Frame 1 (no input): blank canvas, image omitted
Frame 60 (the mouse pressed at the canvas centre just before this capture): blank canvas, image omitted
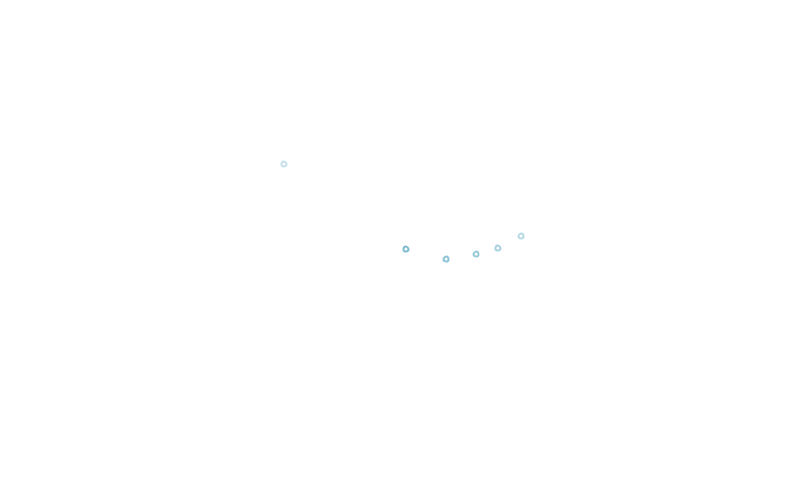
Frame 120 (the mouse held since frame 60 and released just before this capture)

The Processing sketch whose frames 1 and 60 were blank and that drew this single picture after the mouse press (run headless with seeded random() and noise(); from frame 60 on, the mouse is pressed at the canvas centre):

// Processing sketch: agents
// ── agents.pde
import java.util.Iterator;

Vehicle v;
FlowField f;
ParticleSystem ps;
PVector gravity;
int timer = 0;

void setup()
{
 size(800,500);
 colorMode(HSB, 360, 100, 100, 300);
 f = new FlowField();
 ps = new ParticleSystem(new PVector(width / 2 , height / 2));
 gravity = new PVector(0, 0.8);
}

void draw()
{
 background(360);
 if (timer % 20 == 0)
 {
   ps.addParticle();
   timer = 0;
 }
 //f.display();
 ps.applyForce(f);
 ps.applyForce(gravity);
 ps.run();
 f.update();
 timer++;
}
// ── FlowField.pde
class FlowField
{
 PVector[][] field;
 int cols, rows;
 int resolution;
 float xo, yo;
 float r;
 
 FlowField()
 {
   resolution = 30;
   cols = width / resolution;
   rows = height / resolution;
   field = new PVector[cols][rows];
   xo = yo = 4;
   r = 3;
   initializeNoise(xo, yo);
 }
 
 void initializeNoise(float xoff, float yoff)
 {
   for (int i = 0; i < rows; i++)
   {
     for (int j = 0; j < cols; j++)
     {
       float theta = map(noise(xoff, yoff + (j * 0.1)), 0, 1, PI / 2, 5 * PI / 2);
       field[j][i] = new PVector(cos(theta), sin(theta));
     }
     yoff += 0.1;
     xoff += 0.1;
   }   
 }
 
 PVector lookup(PVector lookup)
 {
   int col = int(constrain(lookup.x/resolution, 0, cols-1));
   int row = int(constrain(lookup.y/resolution, 0, rows-1));
   return field[col][row].get();
 }
 
 void display()
 {
   for (int i = 0; i < cols; i++)
   {
     line(resolution * i, 0, resolution * i, height);
     for (int j = 0; j < rows; j++)
     {
       line(0, resolution * j, width, resolution * j);
       float theta = field[i][j].heading();
       stroke(0);
       strokeWeight(1);
       pushMatrix();
       translate(resolution * i + resolution / 2, resolution * j + resolution / 2);
       rotate(theta);
       beginShape();
       vertex(0, -r*2);
       vertex(-r, r*2);
       vertex(r, r*2);
       endShape(CLOSE);
       popMatrix();
     }     
   }
 }
 
 void update()
 {
   xo += 0.01;
   yo += 0.01;
   initializeNoise(xo,yo);
 }
}
// ── Particle.pde
class Particle
{
 PVector location;
 PVector velocity;
 PVector acceleration;
 float lifespan;
 float mass;
 float maxSpeed;
 
 Particle(PVector l)
 {
   location = l.get();
   velocity = new PVector(0,0);
   acceleration = new PVector(0, 0.1);
   lifespan = 300;
   mass = 10;
   maxSpeed = 2;
 }
 
 void applyForce(PVector force)
 {
   PVector f = force.get();
   f.div(mass);
   acceleration.add(f);
 }
 
 void update()
 {
   velocity.add(acceleration);
   velocity.limit(maxSpeed);
   location.add(velocity);
   acceleration.mult(0);
   lifespan -= 1.5;
 }
  
  void display()
  {
    strokeWeight(2);
    stroke(195, 46, 80, lifespan);
    ellipse(location.x, location.y, 5, 5);
  }
  
  void run()
  {
    display();
    update();
  }
  
  boolean isDead()
  {
    if (lifespan < 0) return true;
    else return false;
  }
}
// ── ParticleSystem.pde
class ParticleSystem
{
  int total = 30;
  ArrayList<Particle> particles;
  PVector origin;
  
  ParticleSystem(PVector l)
  {
    particles = new ArrayList<Particle>();
    origin = l.get();
  }
  
  void addParticle()
  {
    particles.add(new Particle(origin));
  }
  
  void applyForce(FlowField f)
  {
    for (Particle p : particles)
    {
      PVector fieldForce = f.lookup(p.location);
      fieldForce.normalize();
      p.applyForce(fieldForce);
    }
  }
  
  void applyForce(PVector f)
  {
    for (Particle p : particles)
    {
      p.applyForce(f);
    }
  }
  
  void run()
  {
    Iterator<Particle> it = particles.iterator();
    while (it.hasNext())
    {
      Particle p = it.next();
      p.run();
      if (p.isDead())
      {
        it.remove();
      }
    }
  }
}
// ── Vehicle.pde
class Vehicle
{
 PVector location;
 PVector velocity;
 PVector acceleration;
 float r;
 float maxForce;
 float maxSpeed;
 float wanderRadius;
 float angle;
 
 Vehicle(float x, float y)
 {
   acceleration = new PVector(0, 0);
   velocity = new PVector(2,0);
   location = new PVector(x,y);
   r = 3.0;
   maxSpeed = 2;
   maxForce = 0.5;
   wanderRadius = 5;
   angle = 0;
 }
 
 void update()
 {
  velocity.add(acceleration);
  velocity.limit(maxSpeed);
  location.add(velocity);
  acceleration.mult(0);
 }
 
 void applyForce(PVector force)
 {
   acceleration.add(force);
 }
 void bounce(PVector direction)
 {
   direction.sub(velocity);
   direction.limit(maxForce);
   applyForce(direction);
 }
 
 void seek(PVector target)
 {
   PVector desired = PVector.sub(target, location);
   
   // arrive
   float d = desired.mag();  
   desired.normalize();
   if (d < wanderRadius)
   {
     float m = map(d, 0, wanderRadius, 0, maxSpeed);
     desired.mult(m);
   }
   else
   {
     desired.mult(maxSpeed);
   }
   
   desired.sub(velocity);
   desired.limit(maxForce);
   applyForce(desired);
 }
 
 void wander()
 {
  PVector futurloc = PVector.add(location, PVector.mult(velocity, 20));
  stroke(0);
  line(location.x, location.y, futurloc.x, futurloc.y);
  noFill();
  ellipse(futurloc.x, futurloc.y, wanderRadius * 2, wanderRadius * 2);
  angle += random(-PI / 4, PI / 4);
  futurloc.add(cos(angle) * wanderRadius, sin(angle) * wanderRadius);
  ellipse(futurloc.x, futurloc.y, 3, 3);
  seek(futurloc); 
 }
 
 void bounceOffWalls()
 {
   if (location.x < 50)
   {
     bounce(new PVector(maxSpeed, velocity.y));
   }
   else if (location.x > width - 50)
   {
     bounce(new PVector(-maxSpeed, velocity.y));
   }
   if (location.y < 50)
   {
     bounce(new PVector(velocity.x, maxSpeed));
   }
   else if (location.y > height - 50)
   {
     bounce(new PVector(velocity.x, -maxSpeed));
   }
 }
 
 void display()
 {
   float theta = velocity.heading() + PI/2;
   fill(175);
   stroke(0);
   pushMatrix();
   translate(location.x, location.y);
   rotate(theta);
   beginShape();
   vertex(0, -r*2);
   vertex(-r, r*2);
   vertex(r, r*2);
   endShape(CLOSE);
   popMatrix();
 }
}
